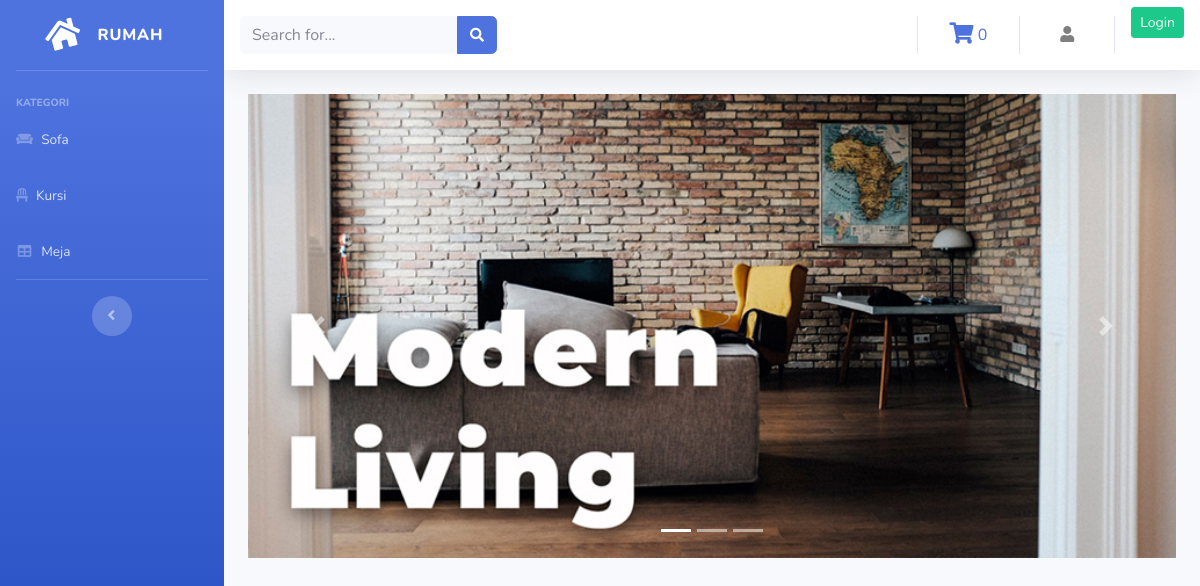
The app's page /Proyek/index.php/kategori/kursi, older data.
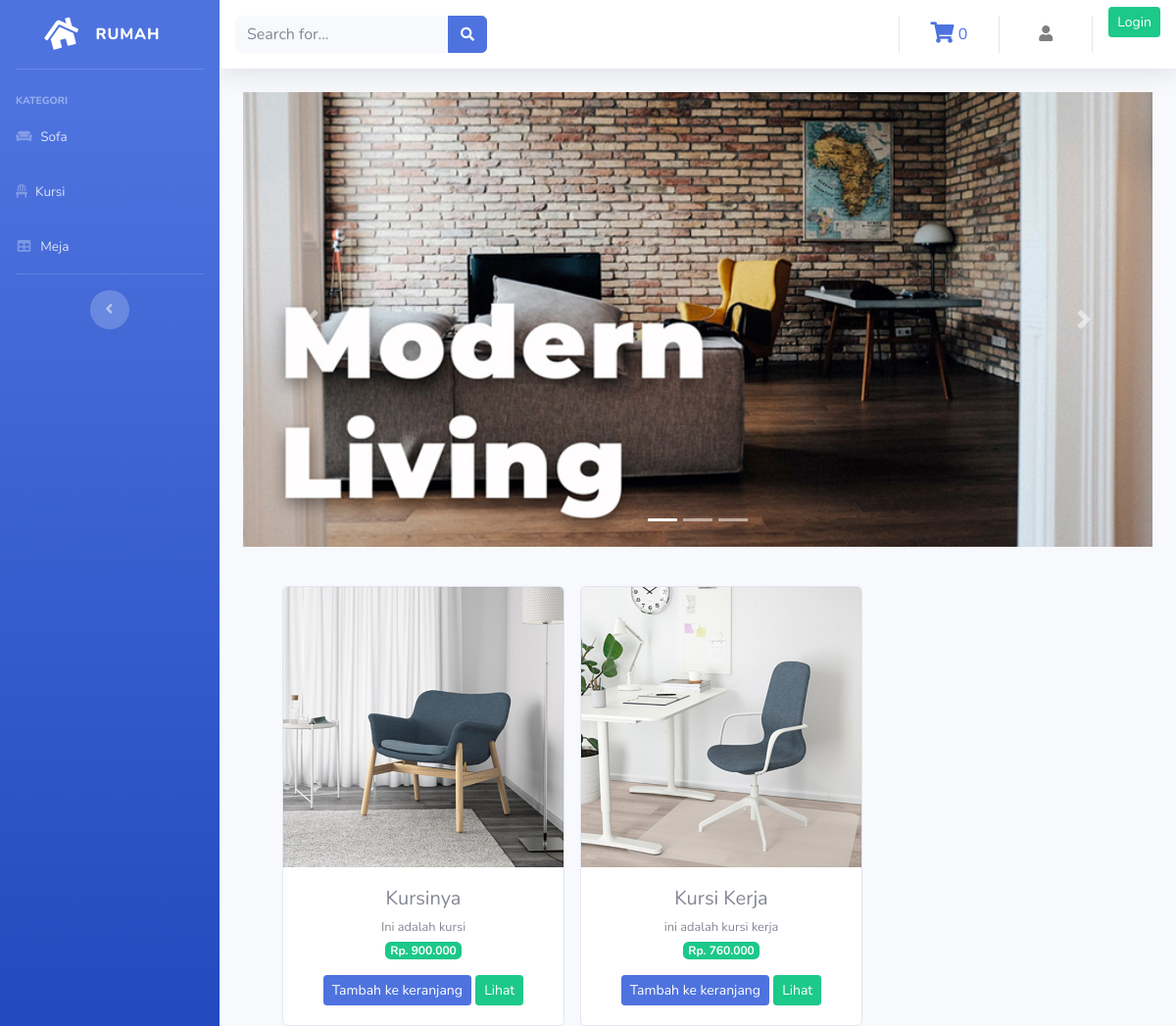
The same page, newer data.
### tables this page shows
CREATE TABLE `product` (
  `id_barang` int(11) NOT NULL,
  `nama_barang` varchar(100) NOT NULL,
  `deskripsi` varchar(225) NOT NULL,
  `kategori` varchar(60) NOT NULL,
  `harga` int(100) NOT NULL,
  `stok` int(4) NOT NULL,
  `gambar` text NOT NULL
);

### Proyek/application/controllers/kategori.php (called while the page is built, shortened)
<?php
    class kategori extends CI_Controller {
        public function kursi()
        {
            $data['kursi'] = $this->model_kategori->data_kursi()->result();
            $this->load->view('Template/header');
            $this->load->view('Template/sidebar');
            $this->load->view('kursi', $data);
            $this->load->view('Template/footer');
        }
    }
?>

### Proyek/index.php (called while the page is built, shortened)
<?php
require_once BASEPATH.'core/CodeIgniter.php';

### Proyek/application/models/model_kategori.php (called while the page is built, shortened)
<?php
    class model_kategori extends CI_Model {
        public function data_kursi(){
            return $this->db->get_where("product", array('kategori'=>'kursi'));
        }
    }
?>

### Proyek/application/views/kursi.php (the view, shortened to what this page needs)
<div class="container-fluid">
    <div id="carouselExampleIndicators" class="carousel slide" data-ride="carousel">
    <ol class="carousel-indicators">
        <li data-target="#carouselExampleIndicators" data-slide-to="0" class="active"></li>
        <li data-target="#carouselExampleIndicators" data-slide-to="1"></li>
        <li data-target="#carouselExampleIndicators" data-slide-to="2"></li>
    </ol>
    <div class="carousel-inner">sss
        <div class="carousel-item active">
        <img src="<?php echo base_url('assets/img/Slide1.jpg') ?>" class="d-block w-100" alt="...">
        </div>
    </div>
    <a class="carousel-control-prev" href="#carouselExampleIndicators" role="button" data-slide="prev">
        <span class="carousel-control-prev-icon" aria-hidden="true"></span>
    </a>
    <a class="carousel-control-next" href="#carouselExampleIndicators" role="button" data-slide="next">
        <span class="carousel-control-next-icon" aria-hidden="true"></span>
    </a>
    </div>
    <div class="row text-center ml-4 mt-4">
        <?php foreach ($kursi as $brg) : ?>
            <div class="card ml-3 mt-3" style="width: 18rem;">
                <img src="<?php echo base_url().'/uploads/'.$brg->gambar ?>" class="card-img-top" alt="...">
                <div class="card-body">
                    <h5 class="card-title mb-1"><?php echo $brg->nama_barang ?></h5>
                    <small><?php echo $brg->deskripsi ?></small><br>
                    <span class="badge badge-success mb-3">Rp. <?php echo number_format ($brg->harga, 0,',','.') ?></span><br>
                    <?php echo anchor('Admin/tambah_keranjang/' .$brg->id_barang,'<div class="btn btn-primary btn-sm">Tambah ke keranjang</div>') ?>
                    <?php echo anchor('Admin/detail/' .$brg->id_barang,'<div class="btn btn-success btn-sm">Lihat</div>') ?>
                </div>
            </div>
        <?php endforeach ?>
    </div>
</div>

Row changes from the older to the newer data that the page shows:
now on this page (row edited): product: gambar (picture), nama_barang "Kursinya", deskripsi "Ini adalah kursi", harga "900.000", id_barang "Tambah ke keranjang", id_barang "Lihat"
now on this page (row edited): product: gambar (picture), nama_barang "Kursi Kerja", deskripsi "ini adalah kursi kerja", harga "760.000", id_barang "Tambah ke keranjang", id_barang "Lihat"
